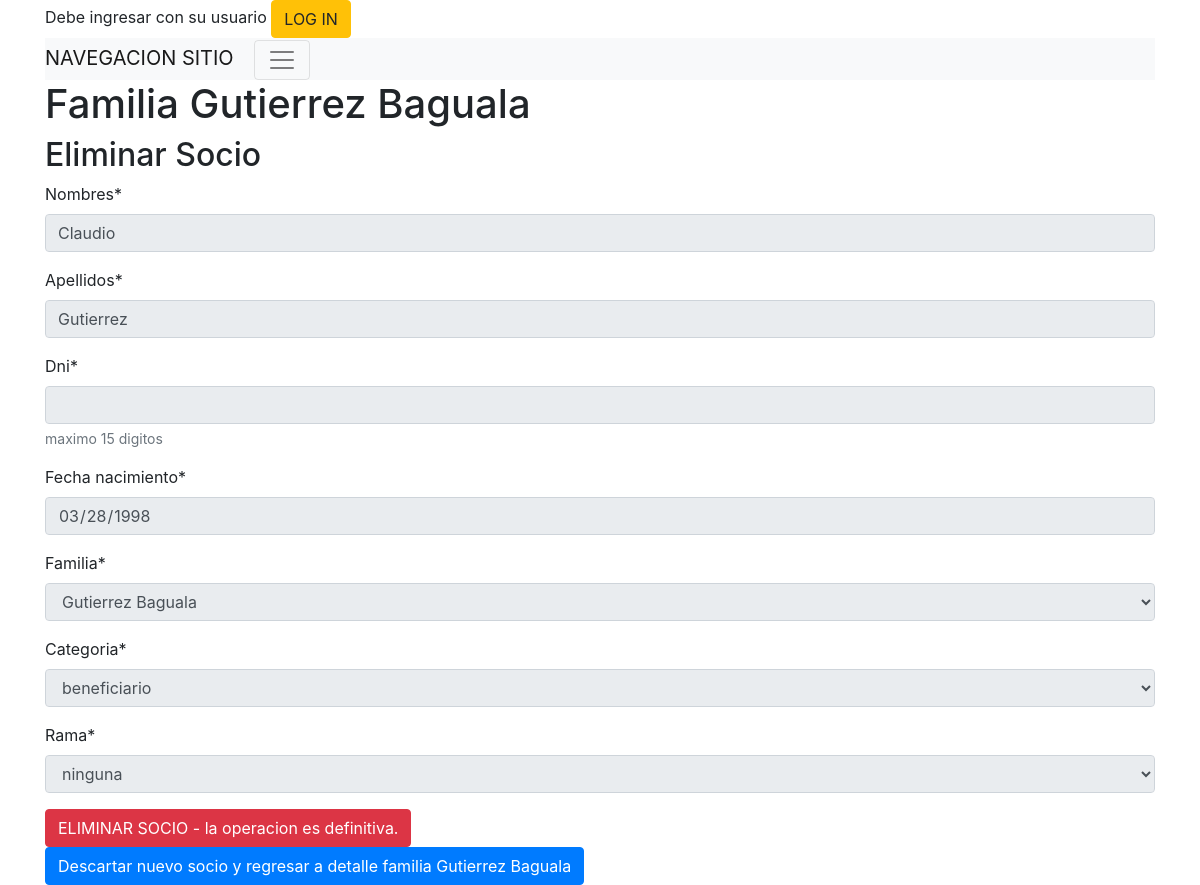
Screenshot of /socios/socio/borrar/1 with the database file from the repository.
### socios/models.py (models this page shows, shortened)
class Familia(models.Model):
    familia_crm_id = models.CharField(max_length=50)
    crm_id = models.IntegerField(unique=True) # unique=True
    direccion_calle = models.CharField(max_length=50,blank=True)
    direccion_numero = models.CharField(max_length=50,blank=True)
    direccion_depto = models.CharField(max_length=50,blank=True)
    direccion_localidad = models.CharField(max_length=50,blank=True)
    direccion_provincia = models.CharField(max_length=50,blank=True)
    contacto = models.CharField(max_length=200,blank=True)
    eliminado = models.BooleanField(default=False)
    creado = models.DateTimeField('creado',auto_now_add=True)
    actualizado = models.DateTimeField('actualizado',auto_now=True)
    class Meta:
        permissions = (
                       ( "familia_crear","Agregar nueva familia"),
                       ( "familia_editar","Editar familia"),
                       ( "familia_borrar","Eliminar familia"),
                       ( "familia_ver","Ver informacion de familia" ),
                      )
    def __str__(self):
        return  self.familia_crm_id

class Socio(models.Model):
    CATEGORIAS_CHOISES = [
        ( -1,"no_socio"),
        ( 0,"inactivo"),
        ( 1,"beneficiario"),
        ( 2,"dirigente"),
        ( 3,"recurso adulto"),
        ( 4,"resp.beneficiario"),
        ( 5,"colaborador")
        ]
    RAMAS_CHOISES = [
        ( 0,"ninguna"),
        ( 1,"manada"),
        ( 2,"unidad scout"),
        ( 3,"caminantes"),
        ( 4,"rovers")
        ]
    nombres = models.CharField(max_length=50)
    apellidos = models.CharField(max_length=50)
    dni = models.CharField(max_length=15,unique=True)
    fecha_nacimiento = models.DateField('fecha_nacimiento',null=True)
    creado = models.DateTimeField('creado',auto_now_add=True)
    actualizado = models.DateTimeField('actualizado',auto_now=True)
    familia=models.ForeignKey(Familia, on_delete=models.CASCADE)
    categoria=models.IntegerField(default=0, choices=CATEGORIAS_CHOISES)
    rama=models.IntegerField(default=0, choices=RAMAS_CHOISES)
    class Meta:
        permissions = (
                       ( "socio_crear","Agregar nuevo socio a una familia"),
                       ( "socio_editar","Editar socio"),
                       ( "socio_borrar","Eliminar socio"),
                       ( "socio_ver","Ver informacion de un socio" ),
                      )

### socios/views.py (the view)
# urls.py: path('socio/borrar/<int:socio_id>', views.socio_borrar, name='socio_borrar'),
def socio_borrar(request, socio_id):
    func = inspect.currentframe().f_back.f_code
    logger.debug(" %s: %s in %s:%i" % (
        'init ',
        func.co_name,
        func.co_filename,
        func.co_firstlineno
    ))
    logger.debug("Socio borrar  {}".format(socio_id))
    socio = Socio.objects.get(pk=socio_id)
    familia_socios = Familia.objects.get(pk=socio.familia.id)
    if request.method == "POST":
        form = SocioForm(request.POST, instance=socio)
        socio = Socio.objects.get(id=socio_id)
        socio.delete()
        logger.debug("CAMINO 1 borrar socio {} - familia {}".format(socio.id,familia_socios.id))
        return redirect('socios:familia_detalle', familia_id=familia_socios.id)
    else:
        logger.debug("CAMINO 2 borrar socio {} - familia {}".format(socio.id,familia_socios.id))
        form = SocioForm(instance=socio)
        form.fields['nombres'].disabled = True
        form.fields['apellidos'].disabled = True
        form.fields['dni'].disabled = True
        form.fields['fecha_nacimiento'].disabled = True
        form.fields['categoria'].disabled = True
        form.fields['rama'].disabled = True
        form.fields['familia'].disabled = True
        logger.debug("From:{}".format(form))
    logger.debug("Socio borrar END")
    return render(request, 'socios/socio_borrar.html', {'form': form, "familia": familia_socios })

### socios/forms.py
class SocioForm(forms.ModelForm):
    fecha_nacimiento = forms.DateField(
        widget=DateInput(attrs={'class': 'form-control'}))
    dni = forms.IntegerField(max_value=999999999999999,help_text='maximo 15 digitos')
    class Meta:
        model = Socio
        fields = ('nombres', 'apellidos', 'dni', 'fecha_nacimiento',
                  'familia', 'categoria', 'rama')
        widgets = {
            'title': forms.TextInput(
                attrs={
                    'class': 'form-control'
                }
            ),
            'content': forms.Textarea(
                attrs={
                    'class': 'form-control'
                }
            ),
        }

### socios/templates/socios/socio_borrar.html
{% extends "base_site.html" %}
{% block content %}
{% load crispy_forms_tags %}
<h1>Familia {{ familia.familia_crm_id }}</h1>
<h2>Eliminar Socio</h2>
<div class="post" >
<form method="POST" class="post-form">{% csrf_token %}
  {{ form|crispy }}
<button type="submit" class="btn btn-danger" type="submit" class="save btn btn-default">ELIMINAR SOCIO - la operacion es definitiva.</button>
</form>
</div>
<a type="button" class="btn btn-primary" href="/socios/familia/{{ familia.id }}">Descartar nuevo socio y regresar a detalle familia {{ familia.familia_crm_id }}</a>
{% endblock content %}

### rows the page displays
Familia: familia_crm_id "Gutierrez Baguala"
Socio: nombres "Claudio", apellidos "Gutierrez", fecha_nacimiento "03/28/1998", familia "Gutierrez Baguala", categoria "beneficiario", rama "ninguna"
